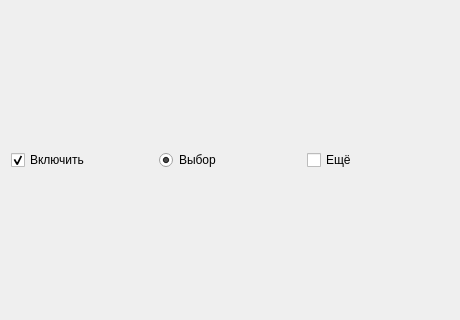
<?xml version="1.0" encoding="UTF-8"?>
<ui version="4.0"><class>Dialog</class><widget class="QDialog" name="Dialog"><property name="geometry"><rect><x>0</x><y>0</y><width>460</width><height>320</height></rect></property><property name="windowTitle"><string>#006 hbox/91_checks_radio</string></property><layout class="QVBoxLayout" name="verticalLayout"><property name="leftMargin"><number>11</number></property><property name="topMargin"><number>11</number></property><property name="rightMargin"><number>11</number></property><property name="bottomMargin"><number>11</number></property><property name="spacing"><number>6</number></property><item><layout class="QHBoxLayout" name="row"><property name="leftMargin"><number>0</number></property><property name="topMargin"><number>0</number></property><property name="rightMargin"><number>0</number></property><property name="bottomMargin"><number>0</number></property><property name="spacing"><number>6</number></property><item><widget class="QCheckBox" name="check_1"><property name="text"><string>Включить</string></property><property name="checked"><bool>true</bool></property></widget></item><item><widget class="QRadioButton" name="radio_1"><property name="text"><string>Выбор</string></property><property name="checked"><bool>true</bool></property></widget></item><item><widget class="QCheckBox" name="check_2"><property name="text"><string>Ещё</string></property><property name="checked"><bool>false</bool></property></widget></item></layout></item></layout></widget></ui>
